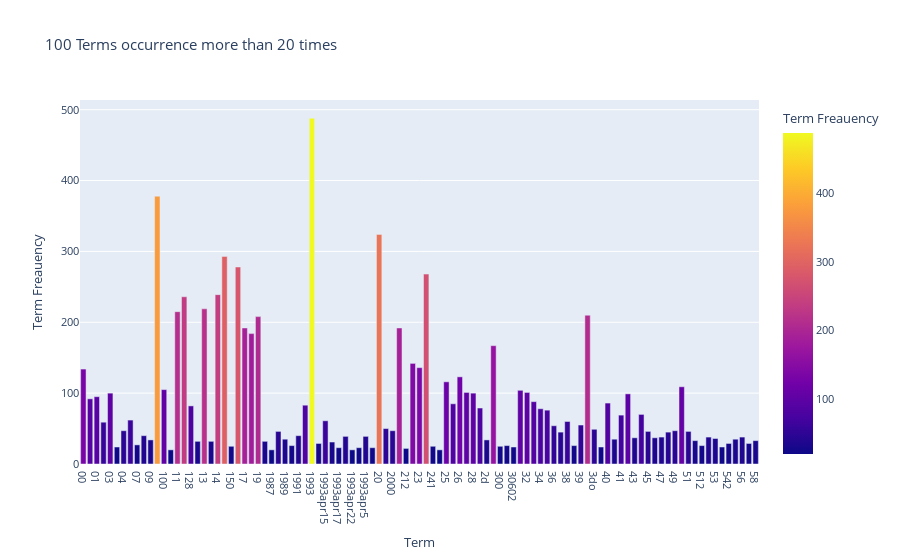

Write notebook code for a chart like this one.
### Code cell
fig = px.bar(df, x='Term', y='Term Freauency',
             hover_data=['Term', 'Term Freauency'], color='Term Freauency',
             title=' 100 Terms occurrence more than 20 times'
            )
fig.update_layout(font_size=11)
fig.show()

### Figure 1 — Plotly figure (JSON) as saved in the notebook; plotly's stock layout.template omitted (floating-point values rounded to 4 significant figures)
{"data": [{"alignmentgroup": "True", "hovertemplate": "Term=%{x}<br>Term Freauency=%{marker.color}<extra></extra>", "legendgroup": "", "marker": {"color": [134, 92, 95, 59, 100, 24, 47, 62, 27, 40, 34, 378, 105, 20, 215, 236, 82, 32, 219, 32, 239, 293, 25, 278, 192, 184, 208, 32, 20, 46, 35, 26, 40, 83, 488, 29, 61, 31, 23, 39, 20, 23, 39, 23, 324, 50, 47, 192, 22, 142, 136, 268, 25, 20, 116, 85, 123, 101, 100, 79, 34, 167, 25, 26, 24, 104, 101, 88, 78, 76, 54, 45, 60, 26, 55, 210, 49, 24, 86, 35, 69, 99, 37, 70, 46, 37, 38, 45, 47, 109, 46, 33, 26, 38, 36, 24, 29, 35, 38, 29, 33], "coloraxis": "coloraxis", "pattern": {"shape": ""}}, "name": "", "offsetgroup": "", "orientation": "v", "showlegend": false, "textposition": "auto", "type": "bar", "x": ["00", "000", "01", "02", "03", "0358", "04", "05", "07", "08", "09", "10", "100", "1000", "11", "12", "128", "129", "13", "130", "14", "15", "150", "16", "17", "18", "19", "192", "1987", "1988", "1989", "1990", "1991", "1992", "1993", "1993apr14", "1993apr15", "1993apr16", "1993apr17", "1993apr19", "1993apr22", "1993apr3", "1993apr5", "1st", "20", "200", "2000", "21", "212", "22", "23", "24", "241", "245", "25", "256", "26", "27", "28", "29", "2d", "30", "300", "301", "30602", "31", "32", "33", "34", "35", "36", "37", "38", "386", "39", "3d", "3do", "3rd", "40", "408", "41", "42", "43", "44", "45", "46", "47", "48", "49", "50", "51", "510", "512", "52", "53", "54", "542", "55", "56", "57", "58"], "xaxis": "x", "y": [134, 92, 95, 59, 100, 24, 47, 62, 27, 40, 34, 378, 105, 20, 215, 236, 82, 32, 219, 32, 239, 293, 25, 278, 192, 184, 208, 32, 20, 46, 35, 26, 40, 83, 488, 29, 61, 31, 23, 39, 20, 23, 39, 23, 324, 50, 47, 192, 22, 142, 136, 268, 25, 20, 116, 85, 123, 101, 100, 79, 34, 167, 25, 26, 24, 104, 101, 88, 78, 76, 54, 45, 60, 26, 55, 210, 49, 24, 86, 35, 69, 99, 37, 70, 46, 37, 38, 45, 47, 109, 46, 33, 26, 38, 36, 24, 29, 35, 38, 29, 33], "yaxis": "y"}], "layout": {"barmode": "relative", "coloraxis": {"colorbar": {"title": {"text": "Term Freauency"}}, "colorscale": [[0, "#0d0887"], [0.1111, "#46039f"], [0.2222, "#7201a8"], [0.3333, "#9c179e"], [0.4444, "#bd3786"], [0.5556, "#d8576b"], [0.6667, "#ed7953"], [0.7778, "#fb9f3a"], [0.8889, "#fdca26"], [1, "#f0f921"]]}, "font": {"size": 11}, "legend": {"tracegroupgap": 0}, "title": {"text": " 100 Terms occurrence more than 20 times"}, "xaxis": {"anchor": "y", "domain": [0, 1], "title": {"text": "Term"}}, "yaxis": {"anchor": "x", "domain": [0, 1], "title": {"text": "Term Freauency"}}}}
